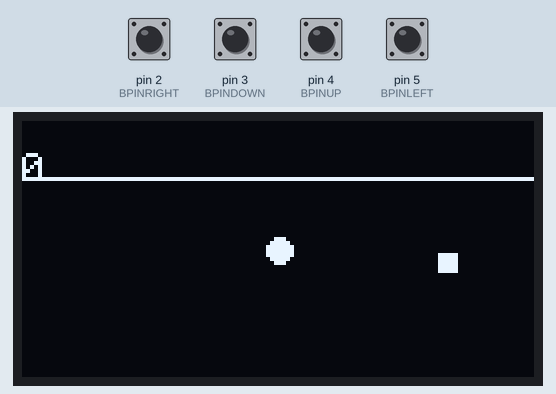
This sketch was run on a simulated Arduino Uno, built with avr-gcc and run on an emulated ATmega328P. Parts: 128×64 one-colour display. The test bench sets the inputs (shaded band); at power-on: pin 2 (BPINRIGHT), pin 3 (BPINDOWN), pin 4 (BPINUP), pin 5 (BPINLEFT) HIGH. Random numbers use the default seed unless the sketch sets one.

Above: at 1.2 s.
1.3 s: pin 2 (BPINRIGHT) pulled LOW for 0.15 s
At 1.37 s:
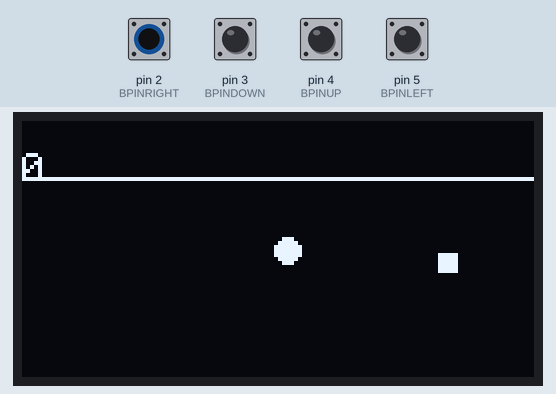
2.9 s: pin 3 (BPINDOWN) pulled LOW for 0.15 s
At 2.98 s:
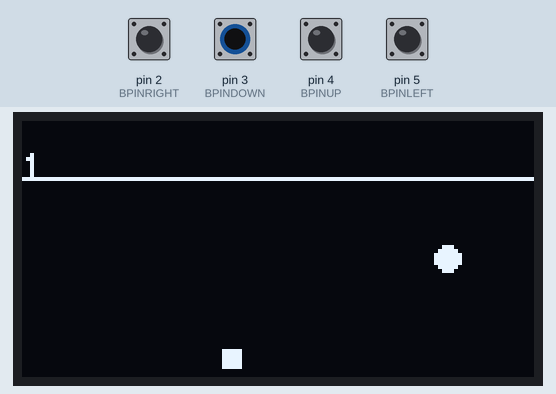
4.5 s: pin 4 (BPINUP) pulled LOW for 0.15 s
At 4.82 s:
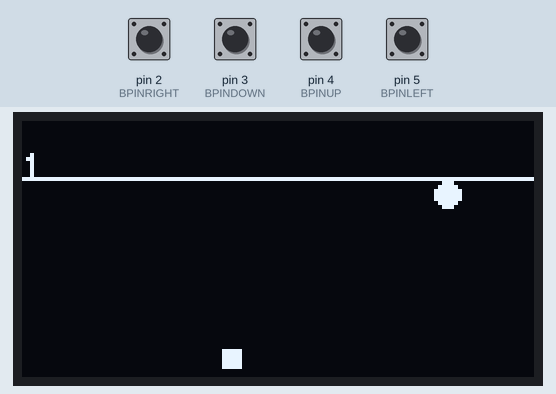
6.3 s: pin 5 (BPINLEFT) pulled LOW for 0.15 s
At 6.36 s:
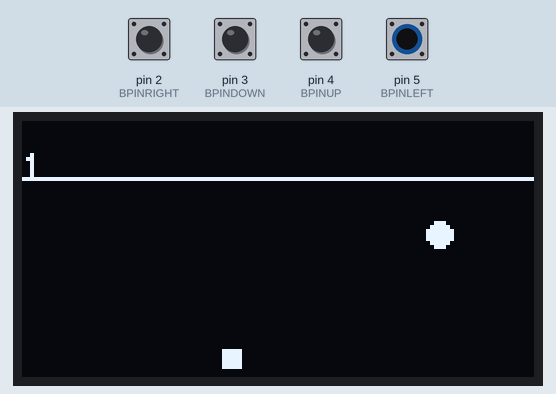
7.9 s: pin 2 (BPINRIGHT) pulled LOW for 1 s
At 7.97 s:
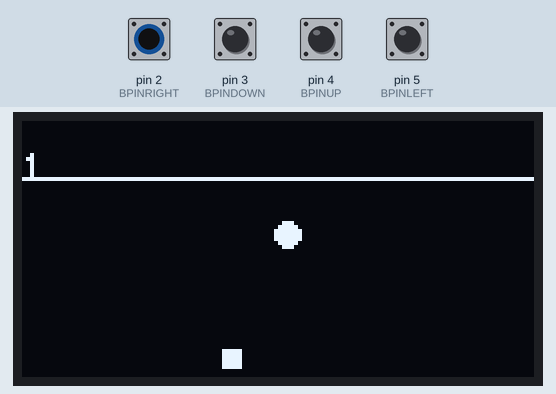
11.8 s: pin 3 (BPINDOWN) pulled LOW for 1 s
At 11.89 s:
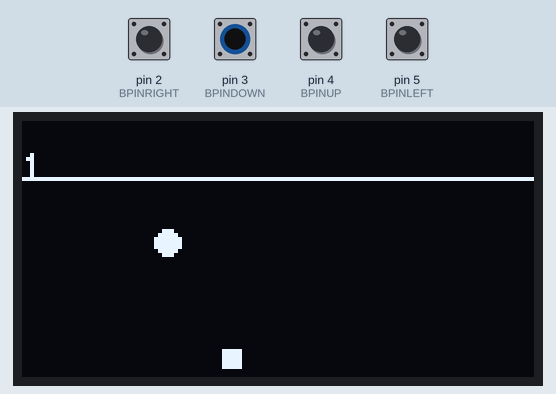

Measured:
- after the input at 1.3 s, the display: changes after 0.06 s (image 1)

The sketch:

SNAKEV1.ino
```cpp
/*
 * SNAKEV1
 * @author Joshua Weitzel, February 2025
 * This is an incomplete version of the final SNAKE game. It is simply a proof of concept and displays a controllable object on
 * a display with a scorebaord and objects that can be picked up
*/
#include <Wire.h>
#include <Adafruit_GFX.h>
#include <Adafruit_SSD1306.h>

#define SCREEN_WIDTH 128
#define SCREEN_HEIGHT 64
#define OLED_RESET    -1
#define I2C_ADDRESS   0x3C
#define BPINRIGHT     2
#define BPINDOWN      3
#define BPINUP        4
#define BPINLEFT      5


Adafruit_SSD1306 display(SCREEN_WIDTH, SCREEN_HEIGHT, &Wire, OLED_RESET);

class snake{
  //Player controls the snake
public:
  int x;
  int y;
  int dx;
  int dy;
  int points;

  snake(){
    x = 64;
    y = 32;
    dx = 0;
    dy = 0;
    points = 0;
  }

  void draw(){
    //Position will change based on dy, dx
    x += dx;
    y += dy;
    //Draw circle
    display.fillCircle(x, y, 3, WHITE);
    //Screen wrap around
    if(x < 0){
      x = SCREEN_WIDTH;
    }
    if(x > SCREEN_WIDTH){
      x = 0;
    }
    if(y < 17){
      y = SCREEN_HEIGHT;
    }
    if(y > SCREEN_HEIGHT){
      y = 18;
    }
  }

};

class pickup{
public:
  int x;
  int y;
  bool drawn;

  pickup(){
    x = 30;
    y = 30;
    drawn = false;
  }

  void draw(){
    if(!drawn){
      x = random(0, SCREEN_WIDTH - 5);
      y = random(20, SCREEN_HEIGHT - 5);
      drawn = true;
    }
    display.fillRect(x, y, 5, 5, WHITE);
  }
};

//Construct objects
snake plyr;
pickup pick1;

void move(){
  int stateright = digitalRead(2);
  int statedown = digitalRead(3);
  int stateup = digitalRead(4);
  int stateleft = digitalRead(5);

  if(stateright == LOW){
    plyr.dx = 2;
    plyr.dy = 0;
  }
  if(statedown == LOW){
    plyr.dy = 2;
    plyr.dx = 0;
  }
  if(stateup == LOW){
    plyr.dy = -2;
    plyr.dx = 0;
  }
  if(stateleft == LOW){
    plyr.dx = -2;
    plyr.dy = 0;
  }
}

void scoreboard(){
  //Displays and updates scoreboard
  display.drawLine(0, 14, SCREEN_WIDTH, 14, WHITE);
  display.setCursor(SCREEN_WIDTH, 0);
  display.setTextSize(1);
  display.setTextColor(WHITE);
  display.print(plyr.points);
}

void checkcollision(){
  if(plyr.x > pick1.x - 5 &&        // Player's left is left of pickup's right
      plyr.x - 3 < pick1.x + 5 &&  // Player's right is right of pickup's left
      plyr.y > pick1.y - 5 &&      // Player's top is above pickup's bottom
      plyr.y - 3 < pick1.y + 5) {  // Player's bottom is below pickup's top

    plyr.points++;
    pick1.drawn = false;
  }
}

void setup() {
  //Initialize screen
  Serial.begin(115200);
  if (!display.begin(SSD1306_SWITCHCAPVCC, I2C_ADDRESS)) {
    Serial.println(F("SSD1306 allocation failed"));
    for (;;);
  }
  randomSeed(analogRead(0));
  //Enable button inputs
  pinMode(2, INPUT_PULLUP);
  pinMode(3, INPUT_PULLUP);
  pinMode(4, INPUT_PULLUP);
  pinMode(5, INPUT_PULLUP);

}

void loop() {
  display.clearDisplay();
  move();
  scoreboard();
  plyr.draw();
  pick1.draw();
  checkcollision();
  display.display();
  delay(50);
}
```
